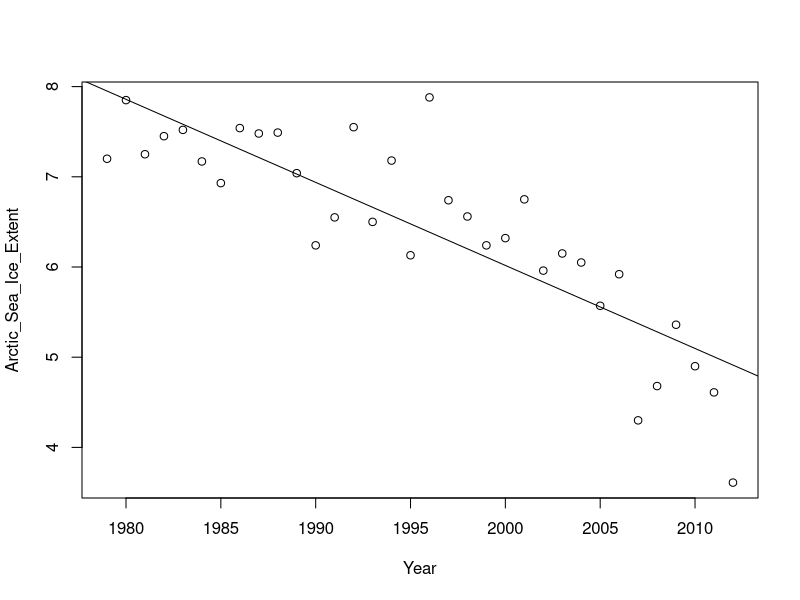

Generate this figure with R: (Note: this script raises an error after producing the figure.)
sea_ice <- read.table("sea_ice_data.txt",header=T)
res1= lm(Arctic_Sea_Ice_Extent~Year,data=sea_ice)
plot(sea_ice)
abline(res1)
plot(sea_ice[1:34,1],studres(res1),ylab='Studentized Residuals',xlab="Year")
resNL= lm(Arctic_Sea_Ice_Extent~(Year-1979)+I((Year-1979)^2),data=sea_ice)
vec= seq(sea_ice[1,1],sea_ice[34,1],by=0.1)
lines(vec,resNL$coefficients[1]+resNL$coefficients[2]*vec+resNL$coefficients[3]*vec^2)
anova(res1,resNL)
resNNL = nls(Arctic_Sea_Ice_Extent~a+b*(Year-1979)+c*exp(d*log((Year-1979))),data=sea_ice,start=list(a=resNL$coefficients[1],b=resNL$coefficients[2],c=resNL$coefficients[3],d=2));